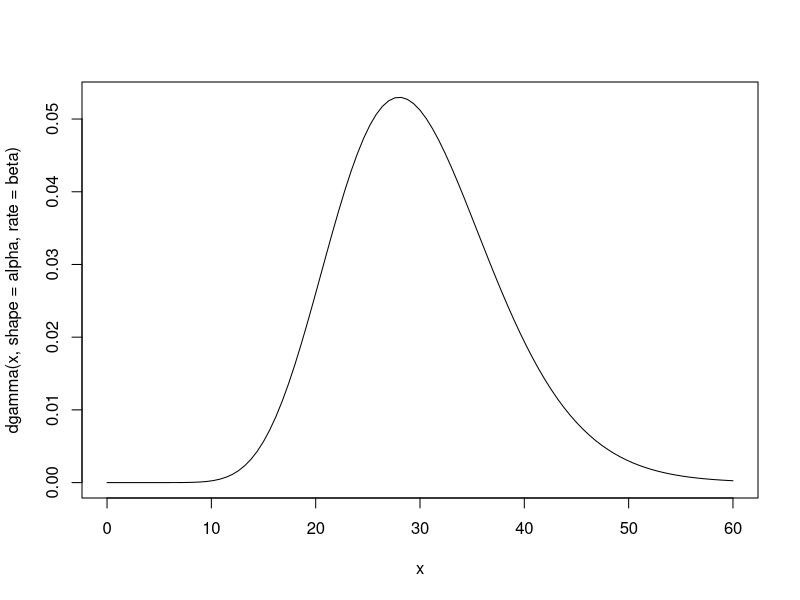

Recreate this plot in R. (Note: this script raises an error after producing the figure.)
library(mvtnorm)

rmodel = function(n, theta){
  #sample from the model
  return(rpois(n, theta))
}

prior = function(theta){
  #returns the density of the model parameter from the prior distribution
  dgamma(theta, shape=alpha, rate=beta)
}

statistic = function(X){
  #given data, this function computes a statistic
  #return(mean(X))
  #return(max(X))
  return(c(min(X), max(X)))
}

proposal = function(old_theta, new_theta=NA){
  #given the current model parameter, this function returns an update proposal
  #given the current and update, this function returns the density of the update
  bandwidth = 3
  if(is.na(new_theta)){
    return(abs(runif(1,old_theta-bandwidth,old_theta+bandwidth)))
  }
  return(1/(2*bandwidth)*ifelse(new_theta < bandwidth - old_theta, 2,1)*ifelse(abs(old_theta-new_theta)<=bandwidth,1,0))
}





MCMC_BSL = function(Y, rmodel, prior, proposal, statistic, n=100, N=100, iterations, theta){
  #this function will generate samples from the posterior P(theta|Y) without computing P(Y|theta)
  sY = statistic(Y)

  #generate a structure to keep track of the samples
  result = matrix(0, nrow=iterations, ncol=3)
  result = list(theta = numeric(), mu = list(), Sigma = list())

  #simulate x from starting theta0 and calculate statistic
  s = replicate(N, statistic(rmodel(n, theta)))
  mu = apply(s,1,sum)/n
  Sigma = (s-mu) %*% t(s-mu) / (n-1)

  for(i in 1:iterations){
    new_theta = proposal(theta)
    s = replicate(N, statistic(rmodel(n, new_theta)))
    new_mu = apply(s,1,sum)/n
    new_Sigma = (s-mu) %*% t(s-mu) / (n-1)
    r = min(1, (dmvnorm(sY, mean=new_mu, sigma=new_Sigma) * prior(new_theta) * proposal(new_theta, theta)) /
      (dmvnorm(sY, mean=mu, sigma=Sigma) * prior(theta) * proposal(theta, new_theta)) )
    if(is.na(r) || runif(1) < r){
      theta = result$theta[i] = new_theta
      mu = result$mu[[i]] = new_mu
      Sigma = result$Sigma[[i]] = new_Sigma
    }
    else{
      result$theta[i] = theta
      result$mu[[i]] = mu
      result$Sigma[[i]] = Sigma
    }
  }
  return(result)
}


lambda = 30
Y = rpois(100,lambda)
sY = statistic(Y)

alpha = 15
beta = 0.5
curve(dgamma(x,shape=alpha,rate=beta), 0, 60)

theta0 = 5


result = MCMC_BSL(Y, prior, proposal, statistic, n=100, N=100, iterations=1000, theta0=6.29)

plot(result$theta, type="l")
plot(matrix(unlist(result$mu), nrow=1000, ncol=2, byrow=TRUE), type="l", xlab="Min", ylab="Max", main="Mu Updates")





result_max = MCMC_BSL(Y, prior, proposal, statistic=max, n=100, N=100, iterations=1000, theta0=6.29)
result_min = MCMC_BSL(Y, prior, proposal, statistic=min, n=100, N=100, iterations=1000, theta0=6.29)
result_mean = MCMC_BSL(Y, prior, proposal, statistic=mean, n=100, N=100, iterations=1000, theta0=6.29)
plot(density(result_mean$theta[100:1000]), xlim=c(20,40), main="P(Theta|Y) for different statistics", xlab="Theta")
lines(density(result_max$theta[100:1000]), col="red")
lines(density(result_min$theta[100:1000]), col="blue")
legend(35,0.22,legend=c("Max","Mean","Min"), col=c("Red","Black","Blue"), lty=1)





#Ricker Model
rmodel_ricker = function(n, theta){
  #sample from the model
  r = theta[1]
  sigma = theta[2]
  phi = theta[3]

  e = rnorm(n,0,sigma)
  N = matrix(0,nrow=n)
  N[1] = 5
  Y = matrix(0,nrow=n)
  Y[1] = rpois(1,phi*N[1])
  for(i in 2:n){
    N[i] = r*N[i-1]*exp(-N[i-1]+e[i-1])
    Y[i] = rpois(1,phi*N[i])
  }
  return(Y)
}

prior_ricker = function(theta){
  #returns the density of the model parameter from the prior distribution
  return(1)
}

statistic_ricker = function(Y){
  #given data, this function computes a statistic
  stat = c(mean(Y),sum(Y==0),lm(sort(Y)~ poly(1:length(Y),2))$coefficients, arima(Y,order=c(1,0,0))$coef)
  return(as.matrix(stat,ncol=1))
}

proposal_ricker = function(old_theta, new_theta=NA){
  #given the current model parameter, this function returns an update proposal
  #given the current and update, this function returns the density of the update
  bandwidth = c(3,1,2)
  if(is.na(new_theta)){
    a = runif(1, -bandwidth[1], bandwidth[1])
    b = runif(1, -bandwidth[2], bandwidth[2])
    c = runif(1, -bandwidth[3], bandwidth[3])
    return(abs(c(old_theta+c(a,b,c))))
  }
  return(1)
}

result = MCMC_BSL(Y, rmodel_ricker, prior_ricker, proposal_ricker, statistic_ricker, n=100, N=100, iterations=100, theta=c(20,1,5))
